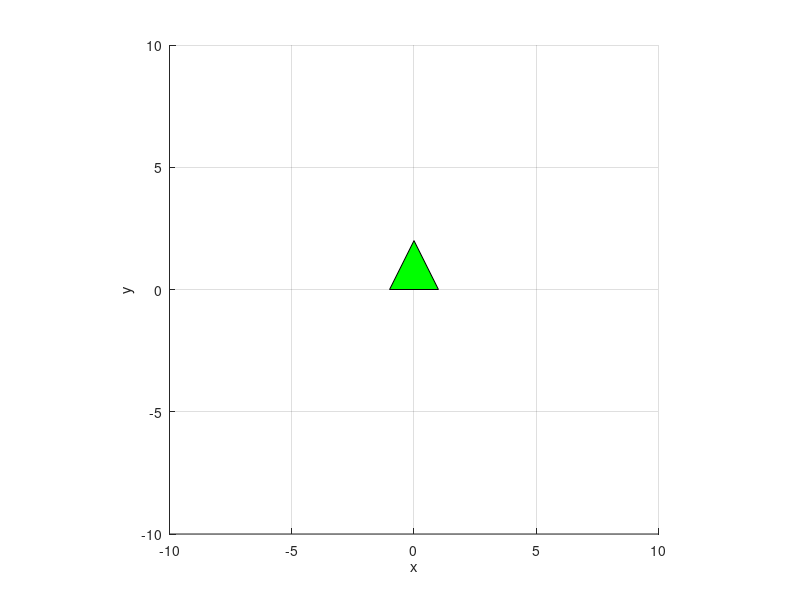

Recreate this plot in MATLAB. (Note: this script raises an error after producing the figure.)
%triangulo1
P1 = [-1,0]';
P2 = [1, 0]';
P3 = [0, 2]';
A1 = [P1, P2, P3];

u1 = [3,4]'
rotation_angle=80*pi/180
u2=[2, -5]'

axis([-10 10 -10 10])

xlabel('x')
ylabel('y')
zlabel('z')
axis equal
grid on
hold on

triangle = fill(A1(1,:),A1(2,:),'g');

%padding para possibilitar a multiplicação de nGeom(3*3) por A1(2*3)
A1 = [A1; ones(1,size(A1,2))];

%array of size 50, values between 0 and 1 
value_start=0
value_end=1
smoothness=50
array = linspace(value_start, value_end, smoothness);

%animate translation followed by a rotation followed by another translation
for elem=array
    nGeom = TransGeom(u1(1,1)*elem,u1(2,1)*elem,0)
    transformation=nGeom*A1
    set(triangle, 'XData', transformation(1,:),'YData',  transformation(2,:));
    pause(1/25);
end

%Establishes A1 in the current position before moving to the next transformation

A1=transformation


for elem=array
    nGeom = TransGeom(0,0,rotation_angle*elem)
    transformation=nGeom*A1
    set(triangle, 'XData', transformation(1,:),'YData',  transformation(2,:));
    pause(1/25);
end

A1=transformation

for elem=array
    nGeom = TransGeom(u2(1,1)*elem,u2(2,1)*elem,0)
    transformation=nGeom*A1
    set(triangle, 'XData', transformation(1,:),'YData',  transformation(2,:));
    pause(1/25);
end
